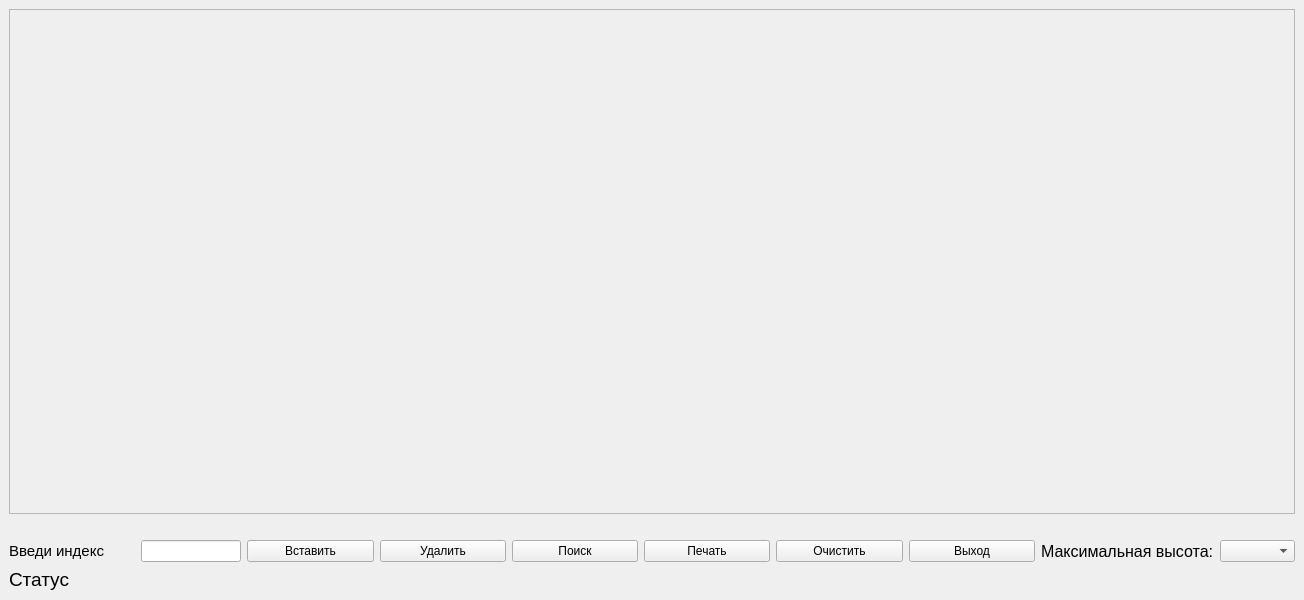
<?xml version="1.0" encoding="UTF-8"?>
<ui version="4.0">
 <class>MainWindow</class>
 <widget class="QMainWindow" name="MainWindow">
  <property name="geometry">
   <rect>
    <x>0</x>
    <y>0</y>
    <width>1304</width>
    <height>600</height>
   </rect>
  </property>
  <property name="windowTitle">
   <string>B-Tree Visualization</string>
  </property>
  <widget class="QWidget" name="centralwidget">
   <layout class="QVBoxLayout" name="verticalLayout">
    <item>
     <widget class="QScrollArea" name="scrollArea">
      <property name="widgetResizable">
       <bool>true</bool>
      </property>
      <widget class="QWidget" name="scrollAreaWidgetContents">
       <property name="geometry">
        <rect>
         <x>0</x>
         <y>0</y>
         <width>1280</width>
         <height>446</height>
        </rect>
       </property>
      </widget>
     </widget>
    </item>
    <item>
     <widget class="QLabel" name="forPrintTree">
      <property name="text">
       <string/>
      </property>
     </widget>
    </item>
    <item>
     <layout class="QHBoxLayout" name="horizontalLayout">
      <item>
       <widget class="QLabel" name="enter">
        <property name="font">
         <font>
          <pointsize>11</pointsize>
         </font>
        </property>
        <property name="text">
         <string>Введи индекс</string>
        </property>
       </widget>
      </item>
      <item>
       <widget class="QLineEdit" name="textbox">
        <property name="maximumSize">
         <size>
          <width>100</width>
          <height>16777215</height>
         </size>
        </property>
       </widget>
      </item>
      <item>
       <widget class="QPushButton" name="insButton">
        <property name="text">
         <string>Вставить</string>
        </property>
       </widget>
      </item>
      <item>
       <widget class="QPushButton" name="revButton">
        <property name="text">
         <string>Удалить</string>
        </property>
       </widget>
      </item>
      <item>
       <widget class="QPushButton" name="searchButton">
        <property name="text">
         <string>Поиск</string>
        </property>
       </widget>
      </item>
      <item>
       <widget class="QPushButton" name="printButton">
        <property name="text">
         <string>Печать</string>
        </property>
       </widget>
      </item>
      <item>
       <widget class="QPushButton" name="clrButton">
        <property name="text">
         <string>Очистить</string>
        </property>
       </widget>
      </item>
      <item>
       <widget class="QPushButton" name="exit">
        <property name="text">
         <string>Выход</string>
        </property>
       </widget>
      </item>
      <item>
       <widget class="QLabel" name="maxdeg">
        <property name="font">
         <font>
          <pointsize>12</pointsize>
         </font>
        </property>
        <property name="text">
         <string>Максимальная высота:</string>
        </property>
       </widget>
      </item>
      <item>
       <widget class="QComboBox" name="maxDegOpt">
        <property name="maximumSize">
         <size>
          <width>75</width>
          <height>16777215</height>
         </size>
        </property>
       </widget>
      </item>
     </layout>
    </item>
    <item>
     <layout class="QHBoxLayout" name="horizontalLayout_2">
      <item>
       <widget class="QLabel" name="history">
        <property name="font">
         <font>
          <pointsize>14</pointsize>
         </font>
        </property>
        <property name="styleSheet">
         <string notr="true"/>
        </property>
        <property name="text">
         <string>Статус</string>
        </property>
       </widget>
      </item>
     </layout>
    </item>
   </layout>
  </widget>
  <widget class="QMenuBar" name="menubar">
   <property name="geometry">
    <rect>
     <x>0</x>
     <y>0</y>
     <width>1304</width>
     <height>25</height>
    </rect>
   </property>
  </widget>
 </widget>
 <resources/>
 <connections/>
</ui>
